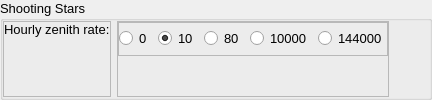
           <widget class="QGroupBox" name="shootingStarsGroupBox">
            <property name="sizePolicy">
             <sizepolicy hsizetype="Preferred" vsizetype="Preferred">
              <horstretch>0</horstretch>
              <verstretch>0</verstretch>
             </sizepolicy>
            </property>
            <property name="font">
             <font>
              <pointsize>10</pointsize>
              <weight>50</weight>
              <bold>false</bold>
             </font>
            </property>
            <property name="title">
             <string>Shooting Stars</string>
            </property>
            <property name="checkable">
             <bool>false</bool>
            </property>
            <layout class="QHBoxLayout" name="horizontalLayout_6">
             <property name="leftMargin">
              <number>0</number>
             </property>
             <property name="topMargin">
              <number>0</number>
             </property>
             <property name="rightMargin">
              <number>0</number>
             </property>
             <property name="bottomMargin">
              <number>0</number>
             </property>
             <item>
              <widget class="QFrame" name="frame_9">
               <property name="frameShape">
                <enum>QFrame::StyledPanel</enum>
               </property>
               <layout class="QVBoxLayout" name="verticalLayout_4">
                <property name="leftMargin">
                 <number>0</number>
                </property>
                <property name="topMargin">
                 <number>0</number>
                </property>
                <property name="rightMargin">
                 <number>0</number>
                </property>
                <property name="bottomMargin">
                 <number>0</number>
                </property>
                <item>
                 <widget class="QLabel" name="label_14">
                  <property name="text">
                   <string>Hourly zenith rate:</string>
                  </property>
                  <property name="textFormat">
                   <enum>Qt::PlainText</enum>
                  </property>
                  <property name="alignment">
                   <set>Qt::AlignLeading|Qt::AlignLeft|Qt::AlignTop</set>
                  </property>
                 </widget>
                </item>
               </layout>
              </widget>
             </item>
             <item>
              <widget class="QFrame" name="frame_11">
               <property name="frameShape">
                <enum>QFrame::StyledPanel</enum>
               </property>
               <layout class="QVBoxLayout" name="verticalLayout_9">
                <property name="leftMargin">
                 <number>0</number>
                </property>
                <property name="topMargin">
                 <number>0</number>
                </property>
                <property name="rightMargin">
                 <number>0</number>
                </property>
                <property name="bottomMargin">
                 <number>0</number>
                </property>
                <item>
                 <widget class="QFrame" name="frame_8">
                  <property name="frameShape">
                   <enum>QFrame::StyledPanel</enum>
                  </property>
                  <layout class="QHBoxLayout" name="horizontalLayout_7">
                   <property name="leftMargin">
                    <number>0</number>
                   </property>
                   <property name="topMargin">
                    <number>0</number>
                   </property>
                   <property name="rightMargin">
                    <number>0</number>
                   </property>
                   <property name="bottomMargin">
                    <number>0</number>
                   </property>
                   <item>
                    <widget class="QRadioButton" name="zhrNone">
                     <property name="text">
                      <string>0</string>
                     </property>
                    </widget>
                   </item>
                   <item>
                    <widget class="QRadioButton" name="zhr10">
                     <property name="text">
                      <string>10</string>
                     </property>
                     <property name="checked">
                      <bool>true</bool>
                     </property>
                    </widget>
                   </item>
                   <item>
                    <widget class="QRadioButton" name="zhr80">
                     <property name="text">
                      <string>80</string>
                     </property>
                    </widget>
                   </item>
                   <item>
                    <widget class="QRadioButton" name="zhr10000">
                     <property name="text">
                      <string>10000</string>
                     </property>
                    </widget>
                   </item>
                   <item>
                    <widget class="QRadioButton" name="zhr144000">
                     <property name="text">
                      <string>144000</string>
                     </property>
                    </widget>
                   </item>
                  </layout>
                 </widget>
                </item>
                <item>
                 <widget class="QLabel" name="zhrLabel">
                  <property name="text">
                   <string/>
                  </property>
                  <property name="textFormat">
                   <enum>Qt::RichText</enum>
                  </property>
                  <property name="scaledContents">
                   <bool>false</bool>
                  </property>
                 </widget>
                </item>
               </layout>
              </widget>
             </item>
             <item>
              <spacer name="horizontalSpacer">
               <property name="orientation">
                <enum>Qt::Horizontal</enum>
               </property>
               <property name="sizeHint" stdset="0">
                <size>
                 <width>40</width>
                 <height>20</height>
                </size>
               </property>
              </spacer>
             </item>
            </layout>
           </widget>
